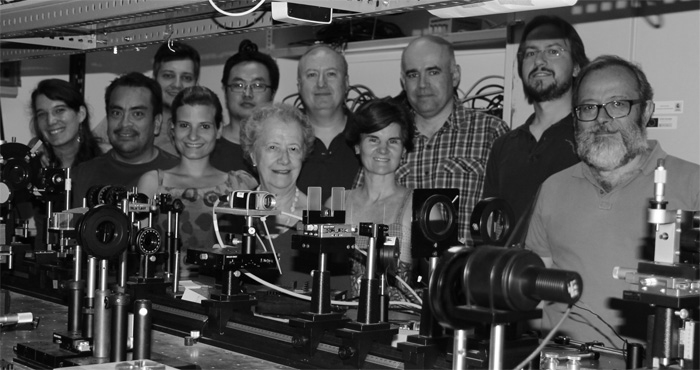
%> input picture exercises/images/the_crew.bmp, 700 x 370 px
$ octave ex5_moved_image.m   (GNU Octave 9; MATLAB toolbox functions it lacks are replaced by stand-ins)
%> lines starting %> are read from the running program, lines starting %| are printed output that depends on the picture
### exercises/functions/ifft2shift.m
function F = ifft2shift(f)
% Performs the 2D inverse Fourier Transform by moving the quadrants
% before and after the transformation; it is considering the center
% of coordinates equal to the center of the matrix
%
% Syntax
%   F = fft2shift(f);

	F = fftshift( ifft2 (fftshift (f) ) );

end

### exercises/functions/Rectangle.m
function R = Rectangle(DimX,DimY,SizeX,SizeY)

	R = zeros(DimY, DimX);
	R(DimY/2 - SizeY/2:DimY/2 + SizeY/2, DimX/2 - SizeX/2:DimX/2 + SizeX/2) = 1;

end

### exercises/functions/fft2shift.m
function F = fft2shift(f)
% Performs the 2D Fourier Transform by moving the quadrants
% before and after the transformation; it is considering the center
% of coordinates equal to the center of the matrix
%
% Syntax
%	F = fft2shift(f);

	F = fftshift( fft2 (fftshift (f) ) );

end

### exercises/ex5_moved_image.m
%% Authors:
%	Alfredo Hernández  <aldomann.designs@gmail.com>
%	Sergi Escanes      <sergi.escanes@e-campus.uab.cat>
%	Antonio J. Sánchez <antoniojose.sanchez@e-campus.uab.cat>

%% Startup
addpath(genpath('functions'));

clc;   % Cleans Command Window
clear; % Cleans Workspace

%% Simulating a Moved Image (Exercise 5.1, 5.2 & 5.3)

DimX = 700;
DimY = 370;

SizeX = input('Introduce the displacement (longitude of the PSF): ');
%> the answer given: 3
SizeY = 2;

% Calculating the PSF (Exercise 5.1)
PSF = Rectangle(DimX,DimY,SizeX,SizeY);

figure(1)
subplot(2,3,1)
	colormap(gray);
	imagesc(PSF);
	title('PSF')
	axis equal tight

% Modulation Transfer Function (Exercise 5.2)
OTF = fft2shift(PSF);
MTF = abs(OTF);
subplot(2,3,2)
	colormap(gray);
	imagesc(MTF);
	title('MTF')
	axis equal tight

% Move the Image (Exercise 5.3)
L = imread('images/the_crew.bmp');
%> L is the input picture: size 370x700 uint8; min 0, max 255, mean 77

TFR = fft2shift(L);

MovFR = abs(TFR).*MTF.*exp(1i*angle(TFR));
Mov = ifft2shift(MovFR);
%> in ifft2shift, `F = fftshift( ifft2 (fftshift (f) ) );`:
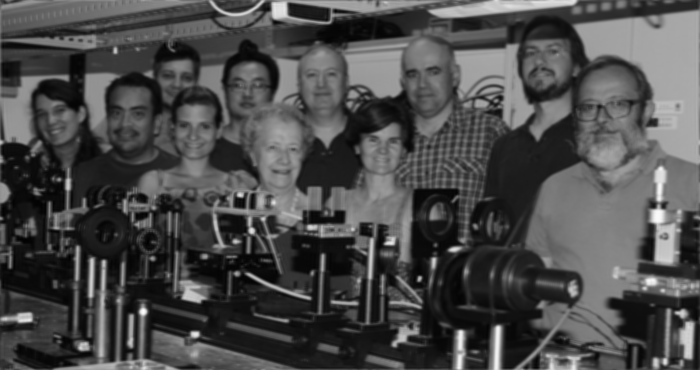
%> F: size 370x700 double; min -3.66, max 3120.6, mean 924.3; drawn with min black and max white

subplot(2,3,4)
	colormap(gray);
	imagesc(L);
	title('Image')
	axis equal tight

subplot(2,3,5)
	colormap(gray);
	imagesc(abs(Mov));
	title('Moved')
	axis equal tight

%% [Optional] Restuaring the Moved Image (Exercise 5.4)
% Inverse Filter
ct = 1.e-4;
IMTF = conj(MTF)./(ct + MTF.^2);

% Inverse Filter * FT of Moved Image
CI = MovFR.*IMTF;

% Reconstructed Image
CR = ifft2shift(CI);
subplot(2,3,6)
	colormap(gray);
	imagesc(real(CR));
	title('Reconstructed Image')
	axis equal tight
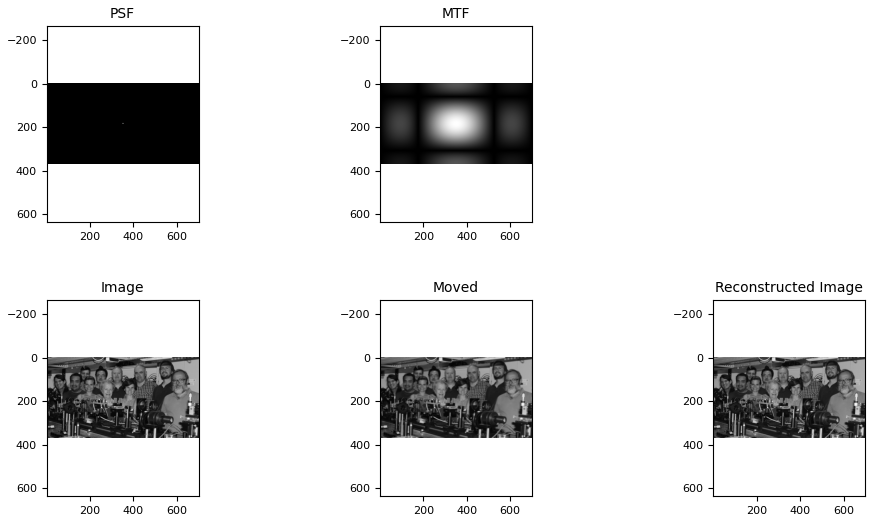
%> figure redrawn from the program's plot data, 5 panels
